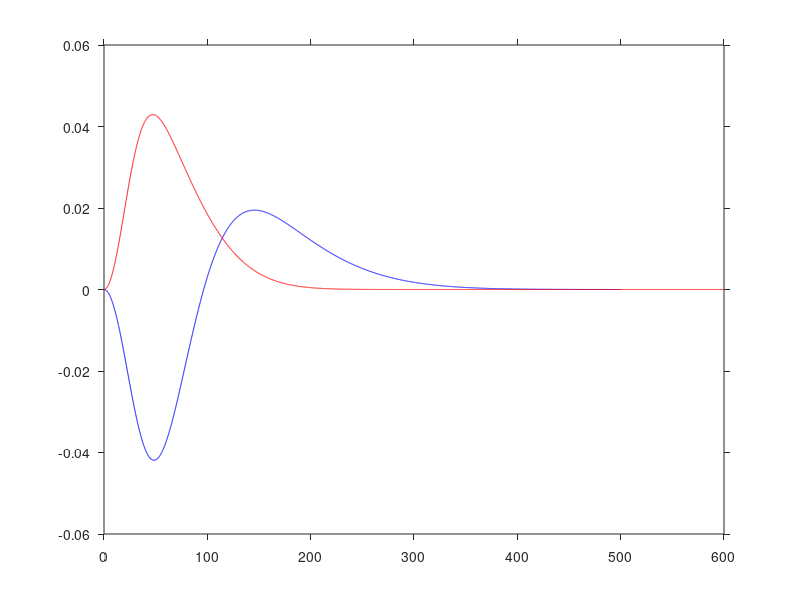
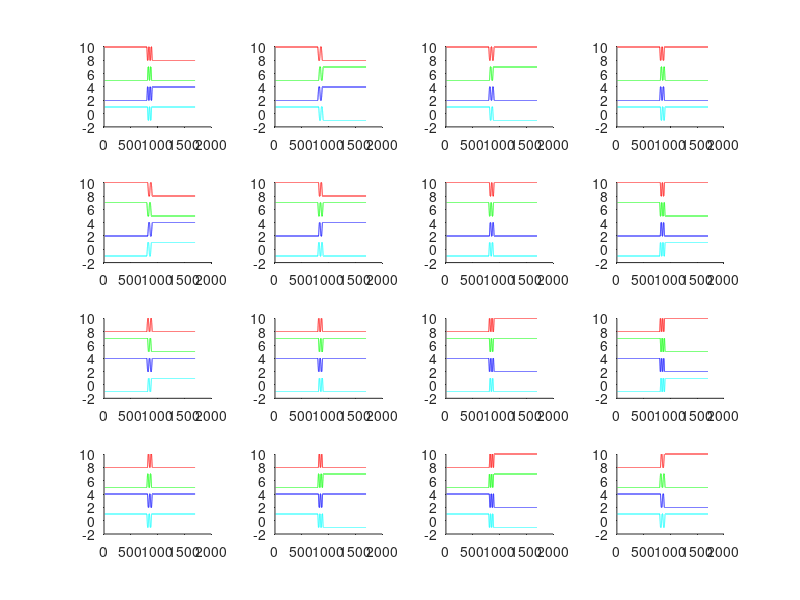
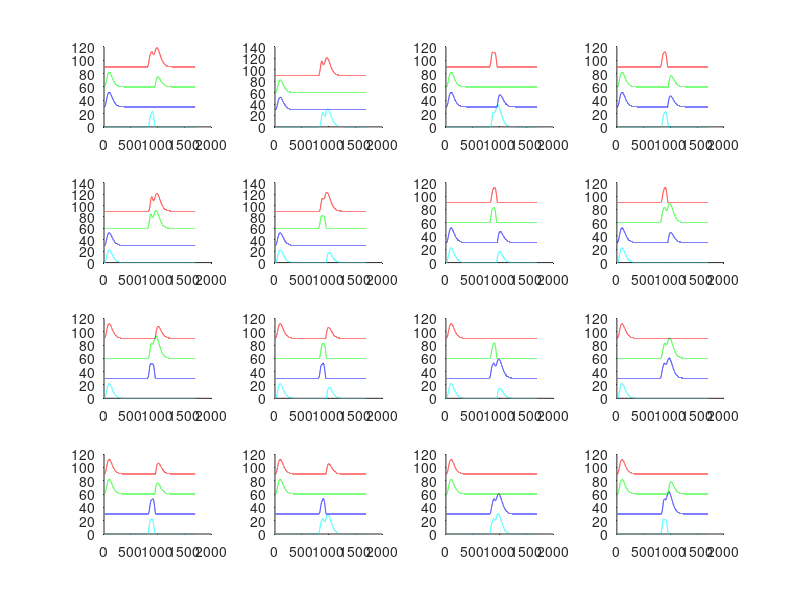

Here is the MATLAB script that generated these plots, in order: (Note: a time limit stopped this script after it produced the figures.)
% This sets up and performs a simulation of a specific type of retinal
% ganglion cell (observed in mouse retina) under saccade-like image transitions.
% The simulation accompanies the manuscript "Sensitivity to image
% recurrence across eye-movement-like image transitions through local
% serial inhibition in the retina" by Krishnamoorthy, Weick, and Gollisch.
% Code written by T. Gollisch. This version from October 2016.

clear;
close all;

% some flags that can be used to run the simulation in different modes
saccadeMode = true;  % actual saccade transitions (true) or gray-screen transitions (false)
noBlack = false;     % only white bars are used when set to true
noWhite = false;     % only black bars are used when set to true
justFlash = false;   % stimulus during first fixation and during transition is set to gray when true
increasedTonicInhibition = false;  % increases the tonic inhibition of the On-type amacrine cell by a factor of 4 when set to true

% define time step and time duration (all in ms) for simulation
% 0-800 ms is first fixation (long enough so that transients from starting
% the simulation decay to zero before transition)
% 800-900 ms is the transition
% 900-1700 ms is the second fixation
dt = 0.1;
t = 0:dt:1700;
Nt = length(t);

% can be used to suppress output figures
figFilter = figure('Visible','on');
figStim = figure('Visible','on');
figOffBip = figure('Visible','on');
figOnBip = figure('Visible','on');
figOffAm = figure('Visible','on');
figOnAm = figure('Visible','on');
figInputs = figure('Visible','on');
figOffganglion = figure('Visible','on');

colors = ['c', 'b', 'g', 'r'];
set(0,'DefaultAxesTickDir', 'out');

% set filter for bipolar cells
% here for Off-type cell; On-type cell is the same with opposite sign
% (implemented during actual simulation)
Tfilterduration = 500;
Tfilter = 400;
Tdelay = 0;
tfilter = 0:dt:Tfilterduration;
filter = zeros(size(tfilter));
filter_part1 = zeros(size(tfilter));
filter_part2 = zeros(size(tfilter));
filter_part1(tfilter>Tdelay) = exp(-(tfilter(tfilter>Tdelay)-Tdelay).^2/(0.1*(Tfilter-Tdelay))^2)-exp(-(tfilter(tfilter>Tdelay)-Tdelay).^2/(0.2*(Tfilter-Tdelay))^2);
filter_part2(tfilter>Tdelay) = 0.5*( exp(-(tfilter(tfilter>Tdelay)-Tdelay).^2/(0.2*(Tfilter-Tdelay))^2)-exp(-(tfilter(tfilter>Tdelay)-Tdelay).^2/(0.4*(Tfilter-Tdelay))^2) );
filter_part2 = filter_part2*(sum(filter_part1)/sum(filter_part2)); % this makes sure that the positive and negative lobes of the filter cancel out so that the activation is transient
filter = filter_part1-filter_part2;
normfactor = sqrt(sum(filter.*filter));
filter = filter/normfactor;

% set low-pass filter for On-type amacrine cell
Tlowpass = 600;
Tdelaylowpass = 0;
tlowpass = 0:dt:Tlowpass;
lowpass = zeros(size(tlowpass));
lowpass(tlowpass>Tdelaylowpass) = -exp(-(tlowpass(tlowpass>Tdelaylowpass)-Tdelaylowpass).^2/(0.05*Tlowpass)^2)+exp(-(tlowpass(tlowpass>Tdelaylowpass)-Tdelaylowpass).^2/(0.15*Tlowpass)^2);
normfactor = sqrt(sum(lowpass.*lowpass));
lowpass = lowpass/normfactor;

% plot the filters
set(0,'CurrentFigure',figFilter);
plot( tfilter, filter, 'b' );
hold on;
plot( tlowpass, lowpass, 'r' );
hold off;

% define the stimulus; bright = 1; dark = -1
% Xstim and Ystim are grating contrasts in the four subunits;
% Xstim for first fixation; Ystim for second fixation
Xstim = [1; 1; -1; -1];
Ystim = [1; 1; -1; -1];
Xstim = circshift( Xstim, -1 ); % this is just to undo the first circular permution at the beginning of the for-loops below
Ystim = circshift( Ystim, -1 );
if(noBlack)
    Xstim(find(Xstim<0)) = 0;
    Ystim(find(Ystim<0)) = 0;
end;
if(noWhite)
    Xstim(find(Xstim>0)) = 0;
    Ystim(find(Ystim>0)) = 0;
end;

for x=1:4
    Xstim = circshift( Xstim, 1 ); % do circular permutation of grating contrasts, corresponding to a quarter-period shift
    for y=1:4
        Ystim = circshift( Ystim, 1 );
        
        % the variables that hold the stimulus and neuronal activations
        % over the stimulus duration
        stimulus = zeros( 4, Nt );
        OFFbipolar = zeros( 4, Nt );
        ONbipolar = zeros( 4, Nt );
        OFFamacrine = zeros( 4, Nt );
        ONamacrine = zeros( 4, Nt );
        OFFganglionInput = zeros( 4, Nt );
        OFFganglion = zeros( 1, Nt );
        
        % set stimulus
        for i=1:4  % looping through the four subunits
            stimulus( i, t<=800 ) = Xstim(i);
            stimulus( i, t>900 ) = Ystim(i);
            if( saccadeMode ) % in saccade mode, the stimulus for each subunit during the transition oscillates in a triangular fashion between 1 and -1
                Nsubdivisions = 8 + (y-x);
                if( Nsubdivisions < 6 )
                    Nsubdivisions = Nsubdivisions + 4;
                end;
                if( Nsubdivisions > 10 )
                    Nsubdivisions = Nsubdivisions - 4;
                end;
                currentIndex = i;
                newIndex = i-1;
                if( newIndex < 1 )
                    newIndex = newIndex + 4;
                end;
                for j=1:Nsubdivisions
                    steps = 1:length( stimulus( i, (t>800+(j-1)*100.0/Nsubdivisions) & (t<=800+j*100.0/Nsubdivisions) ) );
                    steps = (steps-1.0)/length(steps);
                    stimulus( i, (t>800+(j-1)*100.0/Nsubdivisions) & (t<=800+j*100.0/Nsubdivisions) ) = Xstim(currentIndex)*steps(end:-1:1)+Xstim(newIndex)*steps;
                    currentIndex = newIndex;
                    newIndex = newIndex - 1;
                    if( newIndex<1 )
                        newIndex = newIndex + 4;
                    end;
                end;
            else % for a masked saccade, the stimulus is set to zero during the transition
                stimulus(i, (t>800) & (t<=900) ) = 0;
            end;
            
            if( justFlash ) % if used, this sets all stimulus values to zero (gray) before second fixation
                stimulus(i, t<=900 ) = 0;
            end;
        end;
        
        for i=1:4 % loop through all four subunits
            signal = conv( filter, stimulus(i,:) );
            OFFbipolar(i,:) = signal(1:Nt);
            ONbipolar(i,:) = -1*OFFbipolar(i,:);
            %ONbipolar(i,:) = 0;  % simulating L-AP4 when uncommented
            OFFamacrine(i,:) = OFFbipolar(i,:);
            OFFamacrine(i,find(OFFamacrine(i,:)<0)) = 0; % rectificatio of input into the Off-type amacrine cell
            %OFFamacrine(i,:) = 0; % simulating gabazine when uncommented
            ONamacrine(i,:) = 0.025*ONbipolar(i,:);
            ONamacrine(i,find(ONamacrine(i,:)<0)) = 0; % rectification of input into the On-type amacrine cell
            ONamacrine(i,:) = ONamacrine(i,:)-0.1*OFFamacrine(i,:); % inhibition from the Off-type to the On-type amacrine cell; note that the Off-type amacrine cell never has negative activation, so no rectification necessary in implementation
            %low pass filter of ONamacrine
            signal = conv( lowpass, ONamacrine(i,:) );
            ONamacrine(i,:) = signal(1:Nt); % cuts the activation vector back to the original length
            tonicInhibition = 2;
            if( increasedTonicInhibition )
                tonicInhibition = tonicInhibition * 4;
            end;
            ONamacrine(i,:) = ONamacrine(i,:)+tonicInhibition;  % tonic inhibition implemented by sustained activity of On-type amacrine cell
            %ONamacrine(i,:) = 0; % simulating strychnine when uncommented
            ONamacrine(i,find(ONamacrine(i,:)<0)) = 0; % rectification of the signal transmitted by the On-type amacrine cell
        end;
        for i=1:4 % loop through all four subunits to sum the local inputs to the ganglion cell
            OFFganglionInput(i,:) = OFFbipolar(i,:);
            for j=1:4 % presynaptic inhibition from the On-type amacrine cells onto the Off-bipolar cell terminal
                OFFganglionInput(i,:) = OFFganglionInput(i,:) - 0.5*ONamacrine(j,:);
            end;
            OFFganglionInput(i,find(OFFganglionInput(i,:)<0)) = 0;  % rectification of the excitatory input
            OFFganglionInput(i,:) = OFFganglionInput(i,:) - 1*ONamacrine(i,:); % postsynaptic inhibition that acts as an independent input onto the ganglion cell
            OFFganglion = OFFganglion + OFFganglionInput(i,:); % summation by the ganglion cell of its inputs
        end;
        OFFganglion(find(OFFganglion<0))=0; % rectification of ganglion cell activity
        
        % a few plots for monitoring the stimulus and the activity of
        % different neurons in the four subunits for the 16 transitions:
        
        % stimulus
        set(0,'CurrentFigure',figStim);
        subplot(4,4,(4-x)*4+y);
        for i=1:4
            hold on;
            plot( t, stimulus(i,:)+(i-1)*3, colors(i) );
            hold off;
        end;

        % Off-type bipolar cells
        set(0,'CurrentFigure',figOffBip);
        subplot(4,4,(4-x)*4+y);
        for i=1:4
            hold on;
            plot( t, max(OFFbipolar(i,:),0)+(i-1)*30, colors(i) );
            hold off;
        end;

        % On-type bipolar cells
        set(0,'CurrentFigure',figOnBip);
        subplot(4,4,(4-x)*4+y);
        for i=1:4
            hold on;
            plot( t, ONbipolar(i,:)+(i-1)*30, colors(i) );
            hold off;
        end;

        % Off-type amacrine cells
        set(0,'CurrentFigure',figOffAm);
        subplot(4,4,(4-x)*4+y);
        for i=1:4
            hold on;
            plot( t, OFFamacrine(i,:)+(i-1)*30, colors(i) );
            hold off;
        end;

        % On-type amacrine cells
        set(0,'CurrentFigure',figOnAm);
        subplot(4,4,(4-x)*4+y);
        for i=1:4
            hold on;
            plot( t, ONamacrine(i,:)+(i-1)*30, colors(i) );
            hold off;
        end;

        % summed local inputs to the ganglion cell
        set(0,'CurrentFigure',figInputs);
        subplot(4,4,(4-x)*4+y);
        for i=1:4
            hold on;
            plot( t, OFFganglionInput(i,:)+(i-1)*30, colors(i) );
            hold off;
        end;

        % reduce sampling of curves for easier plotting of the actual model
        % output
        OFFganglion_plotting = decimate(OFFganglion, 20);
        t_plotting = decimate(t, 20);
        
        % firing rate of ganglion cell
        set(0,'CurrentFigure',figOffganglion);
        subplot(4,4,(4-x)*4+y);
        plot( t_plotting, OFFganglion_plotting(:), 'k', 'LineWidth', 2 );
        hold on
        plot([800 800],[-2 37.5],'k','LineWidth',1);
        plot([900 900],[-2 37.5],'k','LineWidth',1);
        axis([800 1200 -2 37.5]);
        set(gca,'xtick',[]);
        set(gca,'ytick',[]);
        axis off;

    end;
end;
